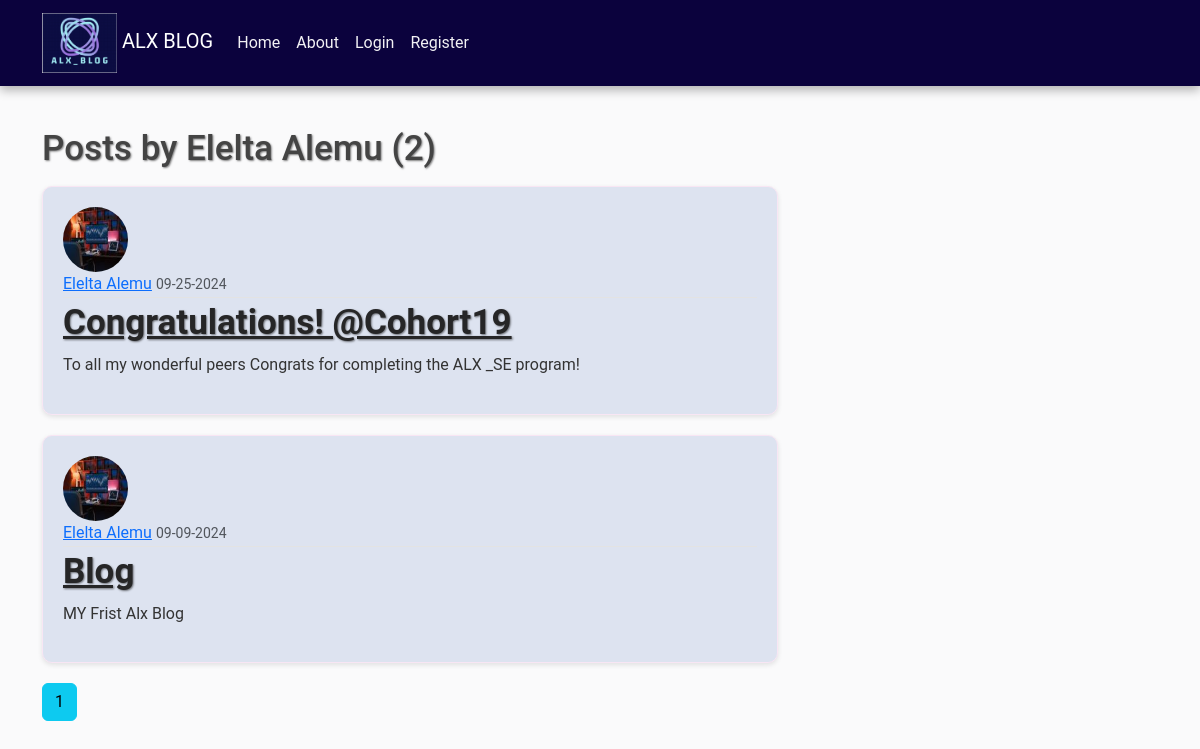
The page /user/Elelta Alemu on the database its author committed.
### alxblog/models.py (models this page shows, shortened)
class User(db.Model, UserMixin):
    id = db.Column(db.Integer, primary_key=True)
    username = db.Column(db.String(20), unique=True, nullable=False)
    email = db.Column(db.String(150), unique=True, nullable=False)
    image_file = db.Column(db.String(20), nullable=False, default='default.jpg')
    password = db.Column(db.String(60), nullable=False)
    posts = db.relationship('Post', backref='author', lazy=True)
    comments = db.relationship('Comment', back_populates='user', lazy=True)

class Post(db.Model):
    id = db.Column(db.Integer, primary_key=True)
    title = db.Column(db.String(150), nullable=False)
    date_posted = db.Column(db.DateTime, nullable=False, default=datetime.utcnow)
    content = db.Column(db.Text, nullable=False)
    user_id = db.Column(db.Integer, db.ForeignKey('user.id'), nullable=False)
    comments = db.relationship('Comment', backref='post', lazy=True)

### alxblog/routes.py (the view)
@app.route("/user/<string:username>")
def user_posts(username):
    page = request.args.get('page', 1, type=int)
    user = User.query.filter_by(username=username).first_or_404()
    posts = Post.query.filter_by(author=user)\
        .order_by(Post.date_posted.desc())\
        .paginate(page=page, per_page=5)
    return render_template('user_posts.html', posts=posts, user=user)

### alxblog/templates/user_posts.html
{% extends "layout.html" %}
{% block content %}
<h1 class="mb-3">Posts by {{ user.username }} ({{ posts.total }})</h1>
{% for post in posts.items %}
 <article class="media content-section">
    <img class="rounded-circle article-img" src="{{ url_for('static', filename='profile_pics/' + post.author.image_file) }}">
    <div class="media-body">
      <div class="article-metadata">
        <a class="mr-2" href="{{ url_for('user_posts', username=post.author.username) }}">{{ post.author.username }}</a>
        <small class="text-muted">{{ post.date_posted.strftime('%m-%d-%Y') }}</small>
      </div>
      <h2><a class="article-title" href="{{ url_for('post', post_id=post.id) }}">{{ post.title }}</a></h2>
      <p class="article-content">{{ post.content }}</p>
    </div>
  </article>
{% endfor %}
{% for page_num in posts.iter_pages(left_edge=1, right_edge=1, left_current=1, right_current=2) %}
{% if page_num %}
{% if posts.page == page_num%}
<a class="btn btn-info mb-4" href="{{ url_for('user_posts', username=user.username, page=page_num) }}">{{ page_num }}</a>
{% else %}
<a class="btn btn-outline-info mb-4" href="{{ url_for('user_posts', username=user.username, page=page_num) }}">{{ page_num }}</a>
{% endif %}
{% else %}
...
{% endif %}
{% endfor %}
{% endblock content %}

### alxblog/static/main.css (style rules this page uses)
body { background: #fafafb; font-family: "Roboto", sans-serif; font-size: medium; color: #333333; margin-top: 5rem; transition: background 0.5s ease; }
h1, h2, h3, h4, h5, h6 { font-size: 35px; color: #444444; text-shadow: 1px 1px 2px rgba(0, 0, 0, 0.5); }
.content-section { background: #dde3f0; padding: 20px; border: 1px solid #f8e6f4; border-radius: 10px; margin-bottom: 20px; box-shadow: 0 2px 5px rgba(0, 0, 0, 0.1); transition: transform 0.3s ease; }
.article-title { color: #262627; font-weight: bold; }
.article-content { white-space: pre-line; line-height: 1.6; }
.article-img { height: 65px; width: 65px; margin-right: 16px; border-radius: 50%; }
.article-metadata { padding-bottom: 1px; margin-bottom: 4px; border-bottom: 1px solid #e3e3e3; }

### rows shown on the page
User: username "Elelta Alemu"
Post: image_file (picture), author.username "Elelta Alemu", date_posted "09-25-2024", title "Congratulations! @Cohort19", content "To all my wonderful peers Congrats for completing the ALX _SE program!"
Post: image_file (picture), author.username "Elelta Alemu", date_posted "09-09-2024", title "Blog", content "MY Frist Alx Blog"

### other values the page prints
{{ posts.total }} "2"
{{ page_num }} "1"
